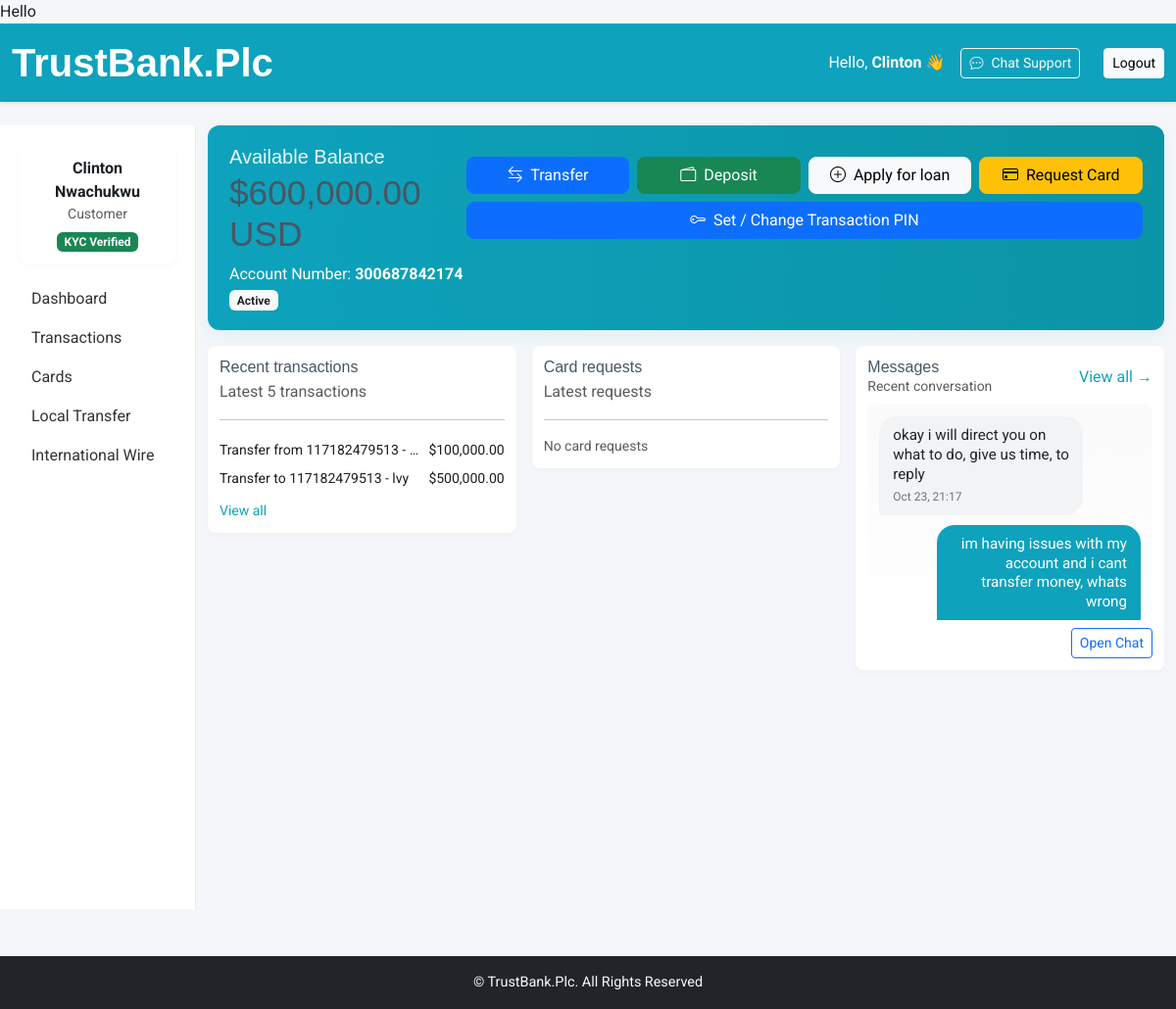
The page /dashboard/ (signed in) on the database its author committed.
### accounts/models.py (models this page shows, shortened)
class User(AbstractUser):
    user_id = models.UUIDField(default=uuid.uuid4, editable=False)  # Unique user identifier
    first_name = models.CharField(max_length=100)
    last_name = models.CharField(max_length=100)
    other_names = models.CharField(max_length=100, blank=True, null=True)
    email = models.EmailField(unique=True)
    phone_number = models.CharField(max_length=15, unique=False)  # Ensure phone numbers are unique
    gender = models.CharField(max_length=10, choices=[('Male', 'Male'), ('Female', 'Female')])
    date_of_birth = models.DateField(null=True, blank=True)
    street = models.CharField(max_length=255)
    apartment = models.CharField(max_length=255, blank=True, null=True)
    zip_code = models.CharField(max_length=10)
    country = models.CharField(max_length=100)
    state = models.CharField(max_length=100)
    city = models.CharField(max_length=100)
    next_of_kin = models.CharField(max_length=100, blank=True, null=True)  # Next of Kin
    occupation = models.CharField(max_length=100, blank=True, null=True)  # Occupation
    email_verified = models.BooleanField(default=False)
    id_verification_number = models.CharField(max_length=50, blank=True, null=True)  # For ID number
    id_verification_document = models.FileField(upload_to='id_verifications/', blank=True, null=True) # For uploaded ID document

class BankAccount(models.Model):
    user = models.OneToOneField(User, on_delete=models.CASCADE)
    account_number = models.CharField(max_length=12, unique=True, blank=True)
    account_type = models.CharField(max_length=50, choices=[('Savings', 'Savings'), ('Checking', 'Checking')])
    balance = models.DecimalField(max_digits=10, decimal_places=2, default=0.00)
    currency_symbol = models.CharField(max_length=5, default='$')
    currency_code = models.CharField(max_length=5, default='USD')
    created_at = models.DateTimeField(auto_now_add=True)  # Track when the account was created
    status = models.CharField(
        max_length=20,
        choices=[('Active', 'Active'), ('Frozen', 'Frozen'), ('Closed', 'Closed')],
        default='Active'
    )
    transaction_pin = models.CharField(max_length=128, blank=True, null=True)

class Transaction(models.Model):
    account = models.ForeignKey(BankAccount, on_delete=models.CASCADE)
    date = models.DateTimeField(auto_now_add=True)
    description = models.CharField(max_length=255)
    amount = models.DecimalField(max_digits=10, decimal_places=2)
    TRANSACTION_TYPES = [
        ('credit', 'Credit'),
        ('debit', 'Debit'),
    ]
    type = models.CharField(max_length=10, choices=TRANSACTION_TYPES)

class Message(models.Model):
    user = models.ForeignKey(User, on_delete=models.CASCADE, related_name='messages')
    sender = models.CharField(max_length=100, choices=[('Admin', 'Admin'), ('User', 'User')], default='User')
    subject = models.CharField(max_length=100, blank=True, null=True)  # Added subject field
    content = models.TextField()
    created_at = models.DateTimeField(auto_now_add=True)
    parent = models.ForeignKey('self', null=True, blank=True, on_delete=models.CASCADE, related_name='replies')
    is_read = models.BooleanField(default=False)
    class Meta:
        ordering = ['-created_at']

### accounts/views.py (the view, shortened to what this page needs)
# urls.py: path('dashboard/', views.dashboard, name='dashboard'),
@login_required
def dashboard(request):
    try:
        account = BankAccount.objects.get(user=request.user)
    except BankAccount.DoesNotExist:
        messages.error(request, "Bank account not found. Please contact support.")
        return redirect('index')
    messages_list = Message.objects.filter(user=request.user).order_by('-created_at')[:10]
    transactions = Transaction.objects.filter(account=account).order_by('-date')[:10]
    card_requests = CardRequest.objects.filter(user=request.user).order_by('-date_requested')
    unread_messages = Message.objects.filter(user=request.user, sender='Admin', is_read=False).count()
    return render(request, 'accounts/dashboard.html', {
        'account': account,
        'messages': messages_list,
        'transactions': transactions,
        'card_requests': card_requests,
        'unread_messages': unread_messages,
    })

### accounts/templates/accounts/dashboard.html (shortened to what this page needs)
{% load static %}
{% load humanize %}
{% load widget_tweaks %}
{% load i18n %}
<!DOCTYPE html>
<html lang="en">
<head>
  <link href="{% static 'vendor/bootstrap/css/bootstrap.min.css' %}" rel="stylesheet">
  <link href="{% static 'vendor/bootstrap-icons/bootstrap-icons.css' %}" rel="stylesheet">
  <link href="{% static 'css/main.css' %}" rel="stylesheet">
</head>
<body class="dashboard-page">
  <header class="header py-3 sticky-top shadow-sm">
    <div class="container-fluid d-flex flex-wrap justify-content-between align-items-center">
      <div class="d-flex align-items-center">
        <h1 class="sitename mb-2 mb-sm-0"><a style="color:white" href="{% url 'index' %}">TrustBank.Plc</a></h1>
      </div>
      <div class="d-flex flex-wrap align-items-center">
  <div class="me-3 mb-2 mb-sm-0">Hello, <strong>{{ request.user.first_name }}</strong> 👋</div>
  <div class="position-relative me-2 mb-2 mb-sm-0">
    <a href="{% url 'user_messages' %}" class="btn btn-outline-light btn-sm d-flex align-items-center">
      <i class="bi bi-chat-dots me-2"></i> Chat Support
    </a>
  </div>
  <a class="btn btn-light btn-sm ms-0 ms-sm-3 mb-2 mb-sm-0" href="{% url 'logout' %}">Logout</a>
</div>
    </div>
  </header>
  <div class="container-fluid">
    <div class="row gx-4 py-4">
      <aside class="col-lg-2 sidebar d-none d-lg-block">
        <div class="mini-card text-center mb-3">
          <strong>{{ request.user.first_name }} {{ request.user.last_name }}</strong><br>
          <small class="text-muted">Customer</small>
          <div class="mt-2"><span class="badge bg-success">KYC Verified</span></div>
        </div>
        <nav class="nav flex-column">
          <a class="nav-link" href="#">Dashboard</a>
          <a class="nav-link" href="{% url 'transaction_history' %}">Transactions</a>
          <a class="nav-link" href="#">Cards</a>
          <a class="nav-link" href="#">Local Transfer</a>
          <a class="nav-link" href="#">International Wire</a>
        </nav>
      </aside>
      <main class="col-lg-10">
        <div class="account-box mb-3">
          <div class="d-sm-flex justify-content-between align-items-start">
            <div>
              <h5>Available Balance</h5>
              <h2> {{ account.currency_symbol }}{{ account.balance|floatformat:2|intcomma }}
                {{ account.currency_code }}
              </h2>
              <p class="mb-0">Account Number: <strong>{{ account.account_number }}</strong></p>
              <p class="mb-0 mt-1"><span class="badge bg-light text-dark">{{ account.status }}</span></p>
            </div>
            <div class="mt-3 mt-sm-0 text-sm-end">
              <div class="action-buttons">
                {% if account.status == 'Frozen' %}
                  <div class="alert alert-danger text-center p-3 rounded shadow-sm  mb-2">
                    ⚠ Your account is currently <strong>FROZEN.</strong>.<br>
                    <a href="{% url 'user_messages' %}" class="btn btn-outline-light mt-2 px-4">
                      Contact Customer Care
                    </a>
                  </div>
                  <a class="btn btn-primary disabled" href="#"><i class="bi bi-arrow-left-right me-1"></i> Transfer</a>
                  <a class="btn btn-success disabled" href="#"><i class="bi bi-wallet2 me-1"></i> Deposit</a>
                  <a class="btn btn-warning disabled" href="#"><i class="bi bi-cash-coin me-1"></i> Apply for loan</a>
                {% else %}
                  <a href="{% url 'transfer_money' %}" class="btn btn-primary"><i class="bi bi-arrow-left-right me-1"></i> Transfer</a>
                  <a href="{% url 'deposit' %}" class="btn btn-success"><i class="bi bi-wallet2 me-1"></i> Deposit</a>
                  <a href="#" class="btn btn-light"><i class="bi bi-plus-circle me-1"></i> Apply for loan</a>
                {% endif %}
                <a href="#" class="btn btn-warning"><i class="bi bi-credit-card me-1"></i> Request Card</a>
                <a href="{% url 'set_transaction_pin' %}" class="btn btn-primary btn-pin"><i class="bi bi-key me-1"></i> Set / Change Transaction PIN</a>
              </div>
            </div>
          </div>
        </div>
        <div class="row g-3 mb-4">
          <div class="col-md-6 col-lg-4">
            <div class="mini-card">
              <h6 class="mb-1">Recent transactions</h6>
              <p class="mb-0 text-muted">Latest 5 transactions</p>
              <hr>
              {% for t in transactions|slice:":5" %}
                <div class="d-flex justify-content-between small py-1">
                  <div>{{ t.description|truncatechars:30 }}</div>
                  <div class="text-end">${{ t.amount|floatformat:2|intcomma }}</div>
                </div>
              {% empty %}
                <p class="text-muted small mb-0">No recent transactions</p>
              {% endfor %}
              <div class="mt-2"><a href="{% url 'transaction_history' %}" class="small">View all</a></div>
            </div>
          </div>
          <div class="col-md-6 col-lg-4">
            <div class="mini-card">
              <h6 class="mb-1">Card requests</h6>
              <p class="mb-0 text-muted">Latest requests</p>
              <hr>
              {% for c in card_requests|slice:":5" %}
                <div class="d-flex justify-content-between small py-1">
                  <div>{{ c.date_requested|date:"M d" }}</div>
                  <div>
                    {% if c.status == 'approved' %}
                      <span class="badge bg-success">Approved</span>
                    {% elif c.status == 'pending' %}
                      <span class="badge bg-warning text-dark">Pending</span>
                    {% else %}
                      <span class="badge bg-danger">Rejected</span>
                    {% endif %}
                  </div>
                </div>
              {% empty %}
                <p class="text-muted small mb-0">No card requests</p>
              {% endfor %}
            </div>
          </div>
          <div class="col-md-12 col-lg-4">
            <div class="mini-card">
              <div class="d-flex justify-content-between align-items-center mb-2">
                <div>
                  <h6 class="mb-0">Messages</h6>
                  <small class="text-muted">Recent conversation</small>
                </div>
                <a class="view-all-messages" href="{% url 'user_messages' %}">View all →</a>
              </div>
              <div class="mini-chat" id="miniChat">
                {% for msg in messages|slice:":5" %}
                  {% if msg.sender == 'User' %}
                    <div class="chat-bubble user">
                      {{ msg.content|linebreaksbr }}
                      <span class="chat-meta">{{ msg.created_at|date:"M d, H:i" }}</span>
                    </div>
                  {% else %}
                    <div class="chat-bubble admin">
                      {{ msg.content|linebreaksbr }}
                      <span class="chat-meta">{{ msg.created_at|date:"M d, H:i" }}</span>
                    </div>
                  {% endif %}
                {% empty %}
                  <p class="text-muted small mb-0">No messages yet. Use Chat Support to contact us.</p>
                {% endfor %}
              </div>
              <div class="mt-2 text-end">
                <a href="{% url 'user_messages' %}" class="btn btn-sm btn-outline-primary">Open Chat</a>
              </div>
            </div>
          </div>
        </div>
      </main>
    </div>
  </div>
  <footer class="footer bg-dark text-light text-center py-3 mt-4">
    <div class="container">
      <p class="mb-0">© {{ now|date:"Y" }} TrustBank.Plc.  All Rights Reserved</p>
    </div>
  </footer>
</body>
</html>

### assets/css/main.css (style rules this page uses)
:root { --default-font: "Roboto", system-ui, -apple-system, "Segoe UI", Roboto, "Helvetica Neue", Arial, "Noto Sans", "Liberation Sans", sans-serif, "Apple Color Emoji", "Segoe UI Emoji", "Segoe UI Symbol", "Noto Color Emoji"; --heading-font: "Source Sans Pro", sans-serif; --nav-font: "Poppins", sans-serif; }
:root { --background-color: #ffffff; --default-color: #1a1f24; --heading-color: #485664; --accent-color: #0ea2bd; --surface-color: #ffffff; --contrast-color: #ffffff; }
:root { --nav-color: #485664; --nav-hover-color: #0ea2bd; --nav-mobile-background-color: #ffffff; --nav-dropdown-background-color: #ffffff; --nav-dropdown-color: #485664; --nav-dropdown-hover-color: #0ea2bd; }
:root { scroll-behavior: smooth; }
body { color: var(--default-color); background-color: var(--background-color); font-family: var(--default-font); }
a { color: var(--accent-color); text-decoration: none; transition: 0.3s; }
h1, h2, h3, h4, h5, h6 { color: var(--heading-color); font-family: var(--heading-font); }
.header { color: var(--default-color); background-color: var(--background-color); padding: 20px 0; transition: all 0.5s; z-index: 997; }
.footer { color: var(--default-color); background-color: var(--background-color); font-size: 14px; position: relative; }

### accounts/templates/accounts/dashboard.html (style rules this page uses)
:root { --brand: #0ea2bd; --accent-dark: #0b94a5; --muted: #6c757d; --card-bg: #ffffff; }
body { background-color: #f4f6fa; font-family: 'Roboto', sans-serif; }
.header { background-color: var(--brand); color: #fff; }
.header .sitename { font-weight: 700; margin: 0; color: #fff; }
.sidebar { background-color: #fff; border-right: 1px solid #e9ecef; padding: 20px; min-height: 100vh; }
.sidebar .nav-link { color: #333; transition: all .2s; border-radius: 6px; padding: .5rem .75rem; }
.account-box { background: linear-gradient(90deg, var(--brand), var(--accent-dark)); color: #fff; padding: 20px 22px; border-radius: 12px; box-shadow: 0 6px 18px rgba(14,162,189,0.08); }
.account-box h5 { color: rgba(255,255,255,0.9); margin-bottom: .25rem; }
.account-box h2 { font-size: 2.2rem; margin: 0.25rem 0 0.5rem; }
.action-buttons { margin-top: 0.75rem; display: flex; flex-wrap: wrap; justify-content: center; gap: 0.5rem; }
.action-buttons .btn { border-radius: 8px; flex: 1 1 140px; }
.mini-card { background: var(--card-bg); border-radius: 8px; padding: 12px; box-shadow: 0 2px 6px rgba(0,0,0,0.03); }
.mini-chat { min-height: 150px; max-height: 220px; overflow-y: auto; padding: 12px; border-radius: 8px; background: linear-gradient(180deg,#fafafa,#fff); }
.chat-bubble { display: inline-block; max-width: 78%; padding: 10px 14px; border-radius: 18px; margin-bottom: 10px; word-wrap: break-word; font-size: .95rem; position: relative; line-height: 1.3; clear: both; }
.chat-bubble.user { background: var(--brand); color: #fff; float: right; border-bottom-right-radius: 4px; text-align: right; }
.chat-bubble.admin { background: #f1f3f5; color: #212529; float: left; border-bottom-left-radius: 4px; text-align: left; }
.chat-meta { display: block; font-size: .75rem; color: var(--muted); margin-top: 6px; }
.footer { font-size: .9rem; }

### rows shown on the page
User: user.first_name "Clinton", user.last_name "Nwachukwu"
BankAccount: currency_symbol "$", balance "600,000.00", currency_code "USD", account_number "300687842174", status "Active"
Transaction: description "Transfer from 117182479513 - …", amount "100,000.00"
Transaction: description "Transfer to 117182479513 - lvy", amount "500,000.00"
Message: content "okay i will direct you on what to do, give us time, to reply", created_at "Oct 23, 21:17"
Message: content "im having issues with my account and i cant transfer money, whats wrong"
